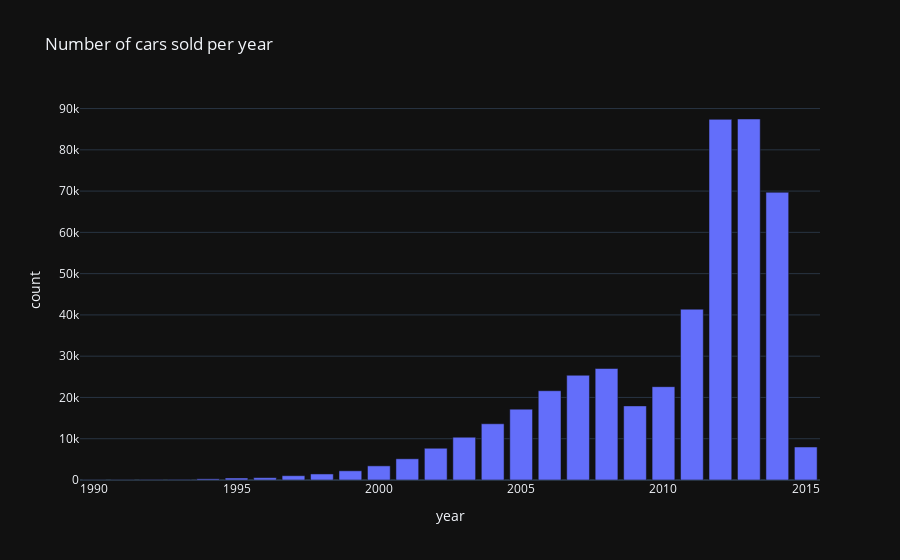

The notebook cell this image was saved under:
### Markdown cell above
### Number of Cars Sold every year

### Code cell
year = clean_cars['year'].value_counts()

px.bar(year,
       y = 'count',
       title = 'Number of cars sold per year',
       template = 'plotly_dark')

### Figure 1 — Plotly figure (JSON) as saved in the notebook; plotly's stock layout.template omitted (floating-point values rounded to 4 significant figures)
{"data": [{"alignmentgroup": "True", "hovertemplate": "year=%{x}<br>count=%{y}<extra></extra>", "legendgroup": "", "marker": {"color": "#636efa", "pattern": {"shape": ""}}, "name": "", "offsetgroup": "", "orientation": "v", "showlegend": false, "textposition": "auto", "type": "bar", "x": [2013, 2012, 2014, 2011, 2008, 2007, 2010, 2006, 2009, 2005, 2004, 2003, 2015, 2002, 2001, 2000, 1999, 1998, 1997, 1996, 1995, 1994, 1993, 1992, 1991, 1990], "xaxis": "x", "y": [87467, 87380, 69712, 41384, 27011, 25378, 22616, 21631, 17959, 17169, 13624, 10368, 7994, 7693, 5140, 3427, 2227, 1464, 1042, 562, 483, 286, 127, 97, 51, 33], "yaxis": "y"}], "layout": {"autosize": true, "barmode": "relative", "legend": {"tracegroupgap": 0}, "title": {"text": "Number of cars sold per year"}, "xaxis": {"anchor": "y", "autorange": true, "domain": [0, 1], "range": [1990.0, 2016.0], "title": {"text": "year"}, "type": "linear"}, "yaxis": {"anchor": "x", "autorange": true, "domain": [0, 1], "range": [0, 92070.0], "title": {"text": "count"}, "type": "linear"}}}
